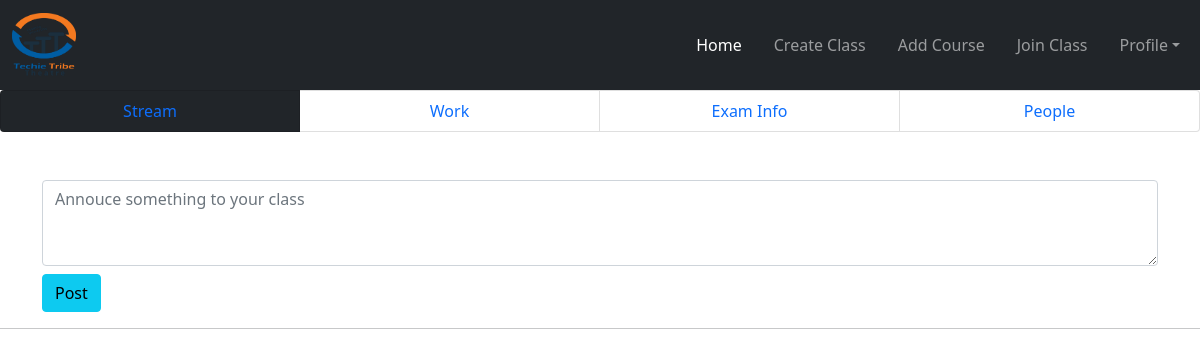
Before: /teacher/classshow/3/ (signed in) with the older database file.
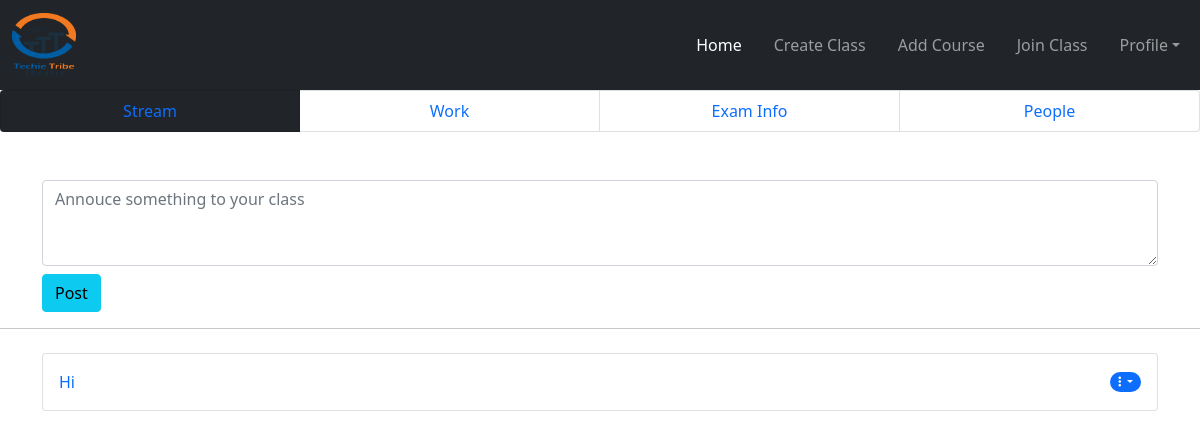
After: the same page with the newer database file.
### teacher/models.py (models this page shows, shortened)
class Announcement(models.Model):
    user = models.ForeignKey(User, on_delete=models.CASCADE)
    classview = models.ForeignKey(CreateClass, on_delete=models.CASCADE)
    text = models.TextField()

### teacher/views.py (the view, shortened to what this page needs)
# urls.py: path('classshow/<int:id>/', ClassShow.as_view(), name='classshow'),
class ClassShow(View):
    def get(self, request, id):
        if request.user.is_authenticated:
            mainid = id
            classshow = CreateClass.objects.get(pk=id)
            allannouce = Announcement.objects.filter(classview=classshow)[::-1]
            return render(request, 'classview.html', {'classshow': classshow, "mainid": mainid, 'allannouce': allannouce})
        else:
            return redirect("/")

### teacher/templates/classview.html (shortened to what this page needs)
{% extends 'base_teacher.html' %} <br />
{% load static %} <br />
{% block content %}
<link rel="stylesheet" href="{% static 'css/card.css' %}" />
<link
  rel="stylesheet"
  href="https://cdnjs.cloudflare.com/ajax/libs/font-awesome/6.1.1/css/all.min.css"
/>
<ul class="list-group list-group-horizontal col-12">
  <li class="list-group-item col-3 text-center bg-dark text-white">
    <a href="{% url 'classshow' mainid %}">Stream</a>
  </li>
  <li class="list-group-item col-3 text-center">
    <a href="{% url 'addwork' mainid %}">Work</a>
  </li>
  <li class="list-group-item col-3 text-center">
    <a href="{% url 'examview' mainid %}">Exam Info</a>
  </li>
  <li class="list-group-item col-3 text-center"><a href="">People</a></li>
</ul>
<div class="container mt-5">
  <form action="" method="POST" enctype="multipart/form-data">
    <textarea
      name="annouce"
      placeholder="Annouce something to your class"
      id=""
      cols="10"
      rows="3"
      class="form-control"
    ></textarea>
    <div class="mt-2 d-flex">
      <button type="submit" class="btn btn-info">Post</button>
    </div>
  </form>
</div>
<hr />
<div class="container mt-4">
  <div class="list-group">
    {% for ann in allannouce %}
    <li
      class="list-group-item d-flex justify-content-between align-items-center mb-4 p-3"
    >
      <a href="{% url 'annonceshow' ann.id  %}">{{ann.text}}</a>
      <span class="badge bg-primary rounded-pill"
        ><i
          class="fa-solid fa-ellipsis-vertical dropdown dropdown-toggle"
          id="navbarDropdown"
          data-bs-toggle="dropdown"
        >
        </i>
      </span>
    </li>
    {% endfor %}
  </div>
</div>
{% endblock content %}

Changed rows visible on the page:
added Announcement: text "Hi"
